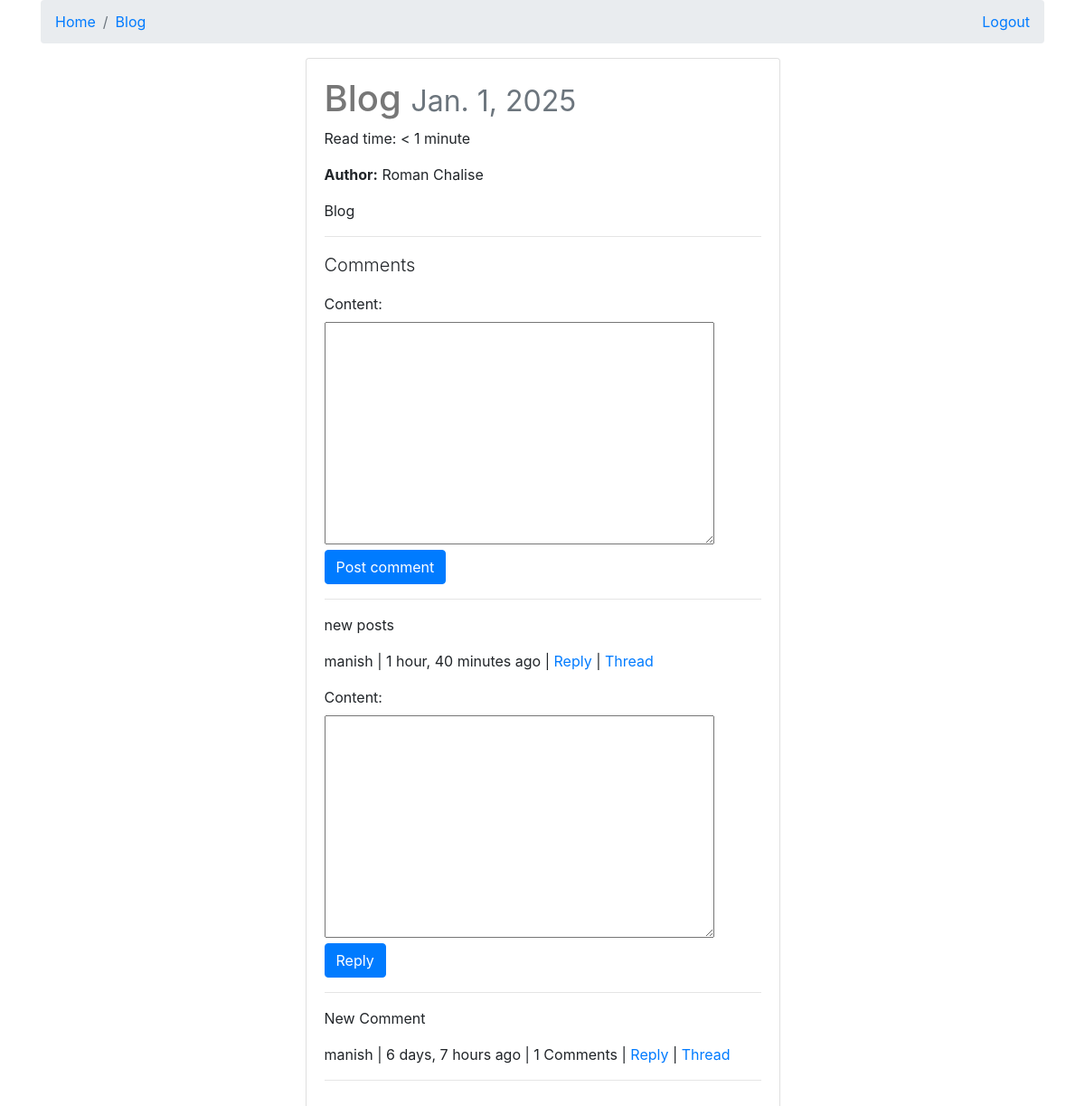
Page /blog/ (signed in) on the committed database.
### posts/models.py (models this page shows, shortened)
class Post(models.Model):
    user = models.ForeignKey(settings.AUTH_USER_MODEL, on_delete=models.CASCADE, default=1)
    title = models.CharField(max_length=30)
    slug = models.SlugField(unique=True, blank=True)
    image = models.ImageField(upload_to=upload_location,
            null=True,
            blank=True,
            width_field="width_field",
            height_field="height_field")
    height_field = models.IntegerField(null=True, blank=True)
    width_field = models.IntegerField(null=True, blank=True)
    content = models.TextField()
    draft = models.BooleanField(default=False)
    publish = models.DateField(auto_now=False, auto_now_add=False)
    read_time =  models.IntegerField(default=0) #models.TimeField(null=True, blank=True) # assume minutes
    updated = models.DateTimeField(auto_now=True, auto_now_add=False)
    timestamp = models.DateTimeField(auto_now=False, auto_now_add=True)
    objects = PostManager() # Linking model manager to our model
    def get_absolute_url(self):
        return reverse("posts:detail", kwargs={"slug": self.slug})
    def get_markdown(self):
        content = self.content
        markdown_text = markdown(content)
        return mark_safe(markdown_text)
    @property
    def get_content_type(self):
        instance = self
        content_type = ContentType.objects.get_for_model(instance.__class__)
        return content_type
    class Meta:
        ordering = ["-timestamp", "-updated"]

### comments/models.py (models this page shows, shortened)
class Comment(models.Model):
    user = models.ForeignKey(settings.AUTH_USER_MODEL, on_delete=models.CASCADE, default=1)
    content_type = models.ForeignKey(ContentType, on_delete=models.CASCADE, null=True)
    object_id = models.PositiveIntegerField(null=True)
    content_object = GenericForeignKey("content_type", "object_id")
    parent  = models.ForeignKey("self", null=True, blank=True, on_delete=models.CASCADE)
    objects = CommentManager() # to make sure the instance of CommentManager is available and CommentManager can override other kinds of queries
    content   = models.TextField()
    timestamp = models.DateTimeField(auto_now_add=True)
    class Meta:
        ordering = ['-timestamp']
    def get_absolute_url(self):
        return reverse("comments:thread", kwargs={"id": self.id})
    def children(self):
        return Comment.objects.filter(parent=self)

### posts/views.py (the view, shortened to what this page needs)
# urls.py: path('<slug:slug>/', post_detail, name='detail'),
def post_detail(request, slug):
    instance = get_object_or_404(Post, slug=slug)
    if instance.publish > timezone.now().date() or instance.draft:
        if not request.user.is_authenticated:
            raise Http404
    share_string = quote_plus(instance.content)
    initial_data = {
        "content_type": instance.get_content_type,
        "object_id": instance.id,
    }
    form = CommentForm(request.POST or None, initial=initial_data)
    comments = Comment.objects.filter_by_instance(instance)
    context = {
        "title": instance.title,
        "instance": instance,
        "share_string": share_string,
        "comments": comments,
        "comment_form": form,
    }
    return render(request, 'posts/post_detail.html', context)

### comments/forms.py
class CommentForm(forms.Form):
    content_type = forms.CharField(widget=forms.HiddenInput)
    object_id = forms.IntegerField(widget=forms.HiddenInput)
    content = forms.CharField(widget=forms.Textarea)

### comments/models.py (called while the page is built)
    def filter_by_instance(self, instance):
        content_type = ContentType.objects.get_for_model(instance.__class__) # Used to get  content type object associated with model of instance
        obj_id = instance.id
        qs = super(CommentManager, self).filter(content_type=content_type, object_id=obj_id).filter(parent=None) # It is getting superclass relating to instance in other words Comment.objects
        return qs

### posts/templates/posts/post_detail.html (shortened to what this page needs)
{% extends "posts/base.html" %}
{% block post_detail_link %}
<li class="breadcrumb-item"> <a href='{{ instance.get_absolute_url }}'> {{ instance.title }} </a> </li>
{% endblock %}
{% block content %}
<div class="col-12 col-sm-10 col-md-8 col-lg-6 mb-1 offset-sm-1 offset-md-2 offset-lg-3">
    <div class="card">
        <div class="card-body">
            <h1>{{ instance.title }}
                <small class="text-muted">{{ instance.publish }}</small>
            </h1>
            <p>Read time: {% if instance.read_time <= 1 %} < 1 minute {% else %} {{ instance.read_time }} minutes {% endif %} </p>
            {% if instance.user.get_full_name %}
                <p><strong>Author:</strong> {{ instance.user.get_full_name }}</p>
            {% endif %}
            <div class="post-detail-item">
                {{ instance.get_markdown }}
            </div>
            <hr/>
            <div>
                <p class='lead'>Comments</p>
                {% if request.user.is_authenticated %}
                <form method="POST" action="."> {% csrf_token %}
                    {{ comment_form }}
                    <input type='submit' value='Post comment' class='btn btn-primary'>
                </form>
                {% else %}
                <p>You must login to comment</p>
                {% endif %}
                <hr/>
                {% for comment in comments %}
                    <blockquote>
                        <p>{{ comment.content }}</p>
                        <footer>{{ comment.user }} | {{ comment.timestamp|timesince }} ago | {% if comment.children.count > 0 %}{{ comment.children.count }} Comments {% if comment.children.count > 1 %} {% endif %} | {% endif %} <a class='comment-reply-btn' href='#'>Reply</a> | <a class='' href='{{ comment.get_absolute_url }}'>Thread</a> </footer>
                        <div class='comment-reply' style='display:none;'>
                    </blockquote>
                            {% if request.user.is_authenticated %}
                            <form method="POST" action="."> {% csrf_token %}
                               {{ comment_form }}
                                <input type="submit" value="Reply" class="btn btn-primary">
                            </form>
                            {% else %}
                            <p>You must login to comment</p>
                            {% endif %}
                        </div>
                    </blockquote>
                    <hr/>
                {% endfor %}
            </div>
        </div>
    </div>
</div>
{% endblock content %}

### static/css/base.css (style rules this page uses)
h1 { color: #777777; }

### rows in the picture
Post: title "Blog", publish "Jan. 1, 2025", user.get_full_name "Roman Chalise", get_markdown "Blog"
Comment: content "new posts", user "manish", timestamp "1 hour, 40 minutes"
Comment: content "New Comment", user "manish", timestamp "6 days, 7 hours", children.count "1"
